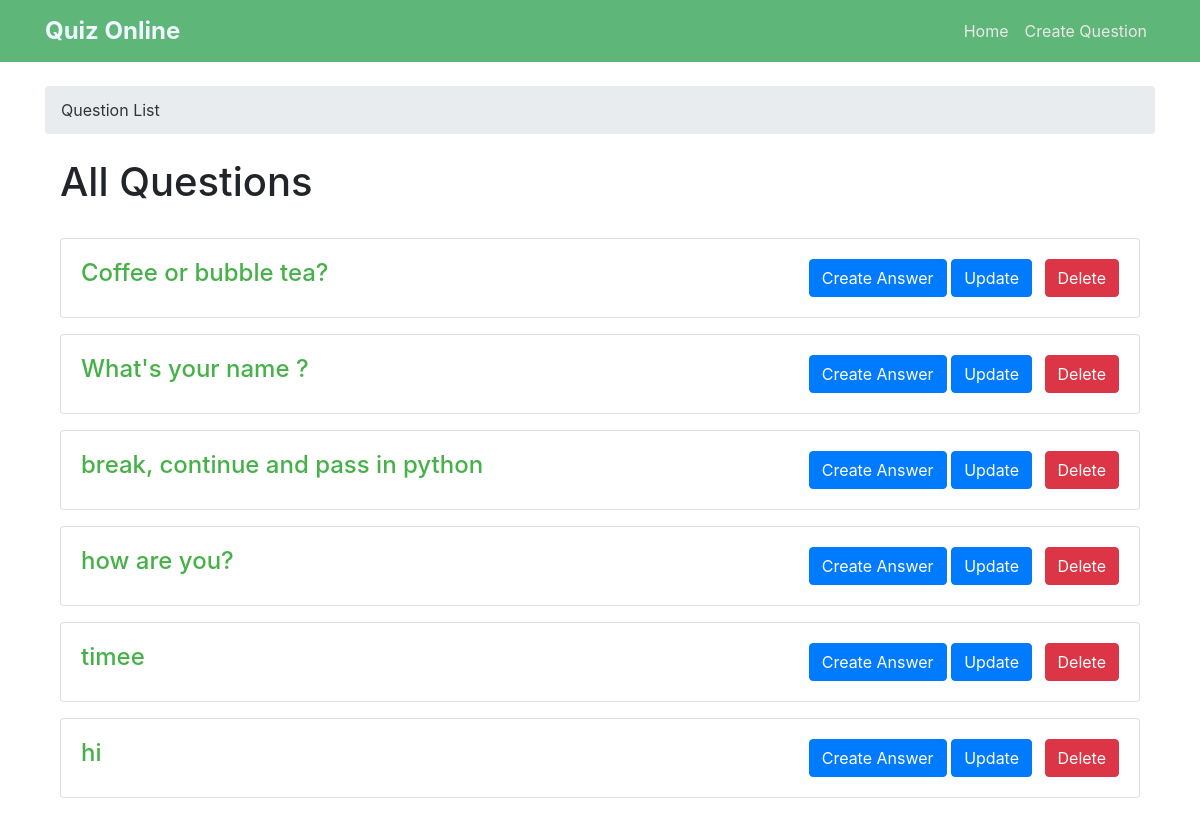
/, run on an earlier commit of the app's database.
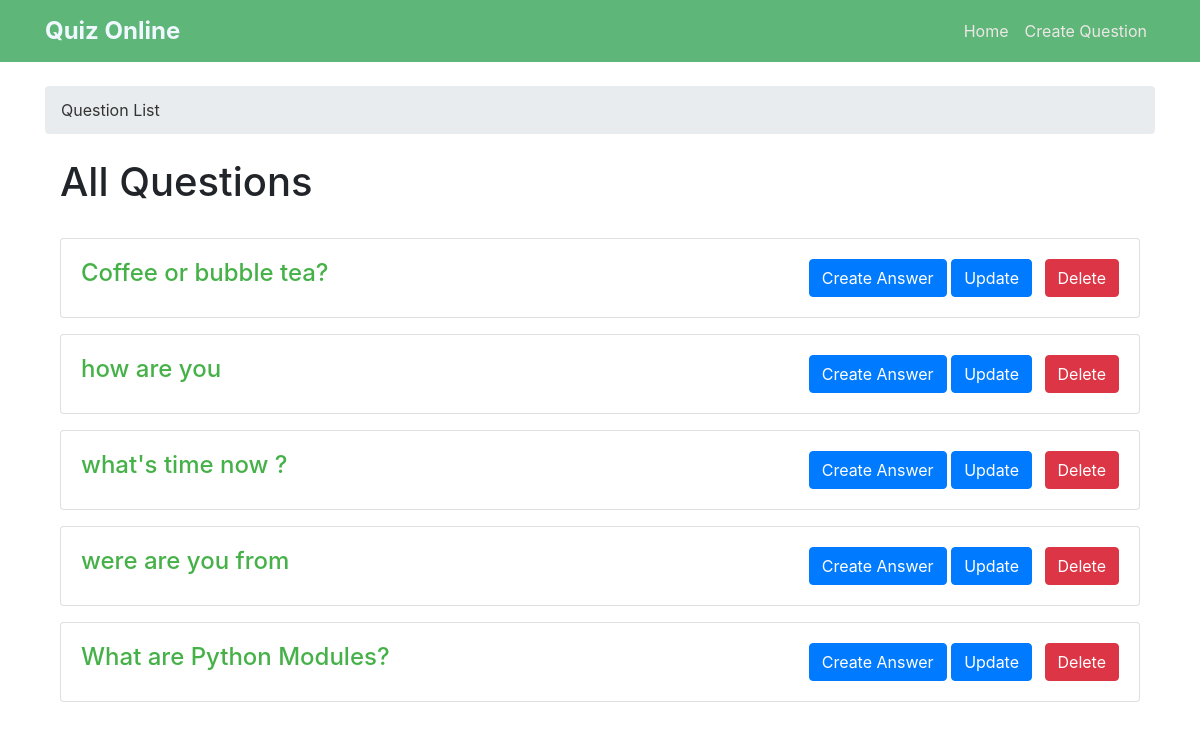
And on a later commit of the database.
### quiz_app/models.py (models this page shows)
class Question(models.Model):
    author = models.ForeignKey(User, on_delete=models.CASCADE)
    question_title = models.CharField(max_length=100)
    content = models.TextField(max_length=1000)
    tags = TaggableManager()
    created_at = models.DateTimeField(default=timezone.now)
    def __str__(self) -> str:
        return self.question_title

### quiz_app/views.py (the view)
# urls.py: path('', Question_List.as_view(), name = 'indax'),
class Question_List(ListView):
    model = Question
    context_object_name = "question"

### quiz_app/templates/quiz_app/question_list.html (shortened to what this page needs)
{% extends 'base.html' %}
{% block breadcrumb %}
    <li class="breadcrumb-item active">Question List</li>
{% endblock %}
{% block content %}
  <div class="container mt-4">
    <h1>All Questions</h1>
    <br>
    {% for q in question %}
    <div class="card mb-3">
      <div class="card-body d-flex justify-content-between">
        <a href="{{ q.id }}" class="a">
          <h4 class="card-title">{{ q }} </h4>
        <div>
          <a href="{{ q.id}}/answer" class="btn btn-primary">
             Create Answer
          </a>
          <a href="{{ q.id }}/update" class="btn btn-primary">
             Update
          </a>
          <a href="{{ q.id }}/delete" class="btn btn-danger ml-2">
             Delete
          </a>
        </div>
      </div>
    </div>
    {% endfor %}
  </div>
{% endblock %}

### quiz_app/templates/base.html (shortened to what this page needs)
<!DOCTYPE html>
<html lang="en">
<head>
  <link rel="stylesheet" href="https://maxcdn.bootstrapcdn.com/bootstrap/4.5.2/css/bootstrap.min.css">
</head>
<body>
  <nav class="navbar navbar-expand-md ">
    <div class="container">
      <a class="navbar-brand" href="/">Quiz Online</a>
      <div class="collapse navbar-collapse" id="navbarNav">
        <ul class="navbar-nav ml-auto">
          <li class="nav-item active">
            <a class="nav-link" href="/">Home</a>
          </li>
          <li class="nav-item">
            <a class="nav-link" href="{% url 'create_q' %}">Create Question</a>
          </li>
        </ul>
      </div>
    </div>
  </nav>
  <div class="container">
    <ol class="breadcrumb my-4">
        {% block breadcrumb %}
        {% endblock %}
    </ol>
  {% block content %}
  {% endblock %}
</body>
</html>

### quiz_app/templates/base.html (style rules this page uses)
.navbar { background-color: #5eb678; }
.navbar a.nav-link { color: #ede7e7; }
.navbar-brand { font-size: 24px; font-weight: bold; color: aliceblue; }
.card-title { margin-bottom: 0; }
a.a { font-size: 18px; font-weight: bold; color: #46b148; text-decoration: none; }
.breadcrumb-item { display: inline-block; }
.breadcrumb-item.active { color: #333; }

What changed in the data, as far as the page shows it:
removed Question: question_title "What's your name ?"
removed Question: question_title "break, continue and pass in python"
removed Question: question_title "how are you?"
removed Question: question_title "timee"
removed Question: question_title "hi"
added Question: question_title "how are you"
added Question: question_title "what's time now ?"
added Question: question_title "were are you from"
added Question: question_title "What are Python Modules?"
